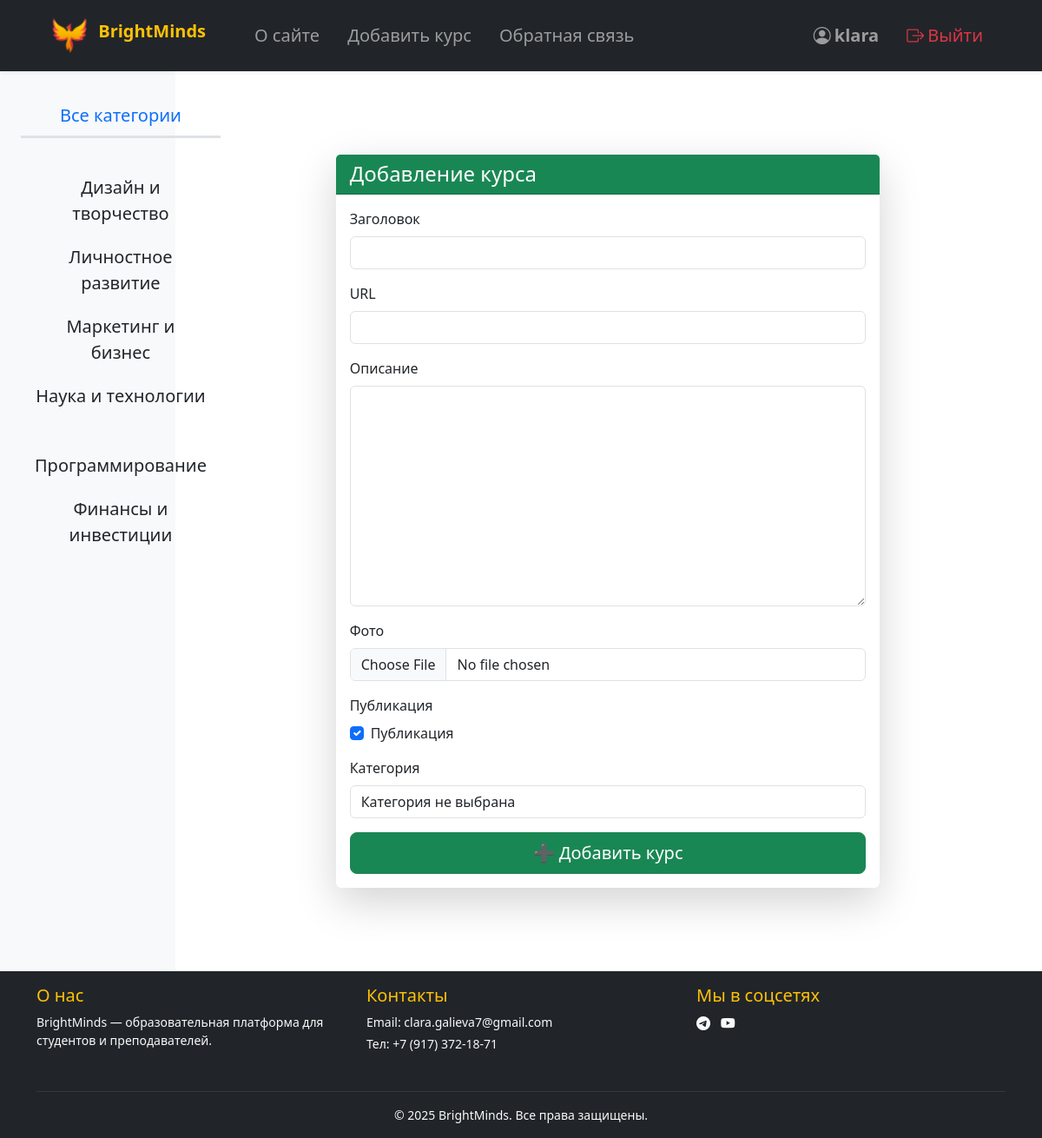
The app's page /add_course/ (signed in) with its own data.
### bmCourses/models.py (models this page shows)
class Category(models.Model):
    name = models.CharField(max_length=100, db_index=True, verbose_name='Название')
    slug = models.SlugField(max_length=255, unique=True, db_index=True, verbose_name='URL')
    def __str__(self):
        return self.name
    def get_absolute_url(self):
        return reverse('category', kwargs={'cat_slug': self.slug})
    class Meta:
        verbose_name = 'Категория'
        verbose_name_plural = 'Категории'
        ordering = ['id']

### bmCourses/views/courses/views.py (the view)
# urls.py: path('add_course/', AddCourse.as_view(), name='add_course'),
class AddCourse(LoginRequiredMixin, DataMixin, CreateView):
    form_class = AddCourseForm
    template_name = 'bmCourses/courses/add_course.html'
    success_url = reverse_lazy('home')
    login_url = reverse_lazy('home')
    raise_exception = True
    def get_context_data(self, *, object_list=None, **kwargs):
        context = super().get_context_data(**kwargs)
        c_def = self.get_user_context(title='Добавление курса')
        return context | c_def
    def get_form_kwargs(self):
        kwargs = super().get_form_kwargs()
        kwargs['user'] = self.request.user
        return kwargs

### bmCourses/forms.py
class AddCourseForm(forms.ModelForm):
    def __init__(self, *args, **kwargs):
        user = kwargs.pop('user', None)
        super().__init__(*args, **kwargs)
        self.fields['cat'].empty_label = 'Категория не выбрана'
        self.fields['user'].initial = user
        self.fields['user'].widget = forms.HiddenInput()
    class Meta:
        model = Course
        fields = ['title', 'slug', 'description', 'photo', 'is_published', 'cat', 'user']
        widgets = {
            'title': forms.TextInput(attrs={'class': 'form-input'}),
            'description': forms.Textarea(attrs={'cols': 60, 'rows': 10}),
            'slug': forms.TextInput(attrs={'class': 'form-input'}),
        }

### bmCourses/utils.py (called while the page is built)
    def get_user_context(self, **kwargs):
        context = kwargs
        cats = cache.get('cats')
        if not cats:
            cats = Category.objects.all().annotate(total=Count('course', filter=Q(course__is_published=True))).filter(total__gt=0)
            cache.set('cats', cats, 60)
        user_menu = menu.copy()
        if not self.request.user.is_authenticated:
            user_menu.pop(1)
        context['menu'] = user_menu
        context['cats'] = cats
        if 'cat_selected' not in context:
            context['cat_selected'] = 0
        return context

### bmCourses/templates/bmCourses/courses/add_course.html (shortened to what this page needs)
{% extends 'bmCourses/base/base.html' %}
{% load widget_tweaks %}
{% block content %}
<div class="container my-5">
    <div class="row justify-content-center">
        <div class="col-md-10 col-lg-8">
            <div class="card shadow-lg border-0">
                <div class="card-header bg-success text-white">
                    <h4 class="mb-0">{{ title }}</h4>
                </div>
                <div class="card-body">
                    <form action="{% url 'add_course' %}" method="post" enctype="multipart/form-data"
                          class="needs-validation" novalidate>
                        {% for f in form %}
                        {% if f.name != 'user' %}
                        <div class="mb-3">
                            <label for="{{ f.id_for_label }}" class="form-label">{{ f.label }}</label>
                            {% if f.name == "is_published" %}
                            <div class="form-check">
                                {{ f|add_class:"form-check-input" }}
                                <label class="form-check-label" for="{{ f.id_for_label }}">
                                    {{ f.label }}
                                </label>
                            </div>
                            {% else %}
                            {{ f|add_class:"form-control" }}
                            {% endif %}
                        </div>
                        {% endif %}
                        {% endfor %}
                        <div class="d-grid">
                            <button type="submit" class="btn btn-success btn-lg">➕ Добавить курс</button>
                        </div>
                    </form>
                </div>
            </div>
        </div>
    </div>
</div>
{% endblock %}

### bmCourses/templates/bmCourses/base/header.html (shortened to what this page needs)
<nav class="navbar navbar-expand-lg navbar-dark bg-dark shadow-sm fixed-top py-3 fs-5">
    <div class="container-fluid mx-5">
        <a class="navbar-brand fw-bold text-warning me-5" href="{% url 'home' %}">
            <div class="logo d-inline-block align-top me-2"></div>
            BrightMinds
        </a>
        <div class="collapse navbar-collapse justify-content-between" id="navbarNav">
            <ul class="navbar-nav">
                {% for m in menu %}
                <li class="nav-item">
                    <a class="nav-link {% if request.path == m.get_absolute_url %}active fw-semibold text-primary{% endif %} me-3"
                       href="{% url m.url_name %}">{{ m.title }}</a>
                </li>
                {% endfor %}
            </ul>
            <ul class="navbar-nav">
                {% if request.user.is_authenticated %}
                <li class="nav-item">
                    <a class="nav-link fw-semibold ms-3" href="{% url 'profile' request.user.username %}">
                        <i class="bi bi-person-circle me-1"></i>{{ request.user.username }}
                    </a>
                </li>
                <li class="nav-item">
                    <a class="nav-link text-danger ms-3" href="{% url 'logout' %}">
                        <i class="bi bi-box-arrow-right me-1"></i>Выйти
                    </a>
                </li>
                {% endif %}
            </ul>
        </div>
    </div>
</nav>

### bmCourses/templates/bmCourses/base/sidebar.html
<aside class="col-md-3 col-lg-2 bg-light sidebar text-center p-4 shadow-sm">
    <ul class="nav flex-column fs-5">
        {% if cat_selected == 0 %}
        <li class="nav-item selected mt-1">
            <span class="nav-link active text-primary border-bottom border-3">Все категории</span>
        </li>
        {% else %}
        <li class="nav-item mt-1">
            <a class="nav-link text-dark" href="{% url 'home' %}">Все категории</a>
        </li>
        {% endif %}
        {% for c in cats %}
        {% if c.id == cat_selected %}
        <li class="nav-item selected mt-1">
            <span class="nav-link active text-primary border-bottom border-3">{{ c.name }}</span>
        </li>
        {% else %}
        <li class="nav-item mt-1">
            <a class="nav-link text-dark" href="{{ c.get_absolute_url }}">{{ c.name }}</a>
        </li>
        {% endif %}
        {% endfor %}
    </ul>
</aside>

### bmCourses/static/bmCourses/css/styles.css (style rules this page uses)
html, body { height: 100%; }
.logo { background: url('../images/main.png') no-repeat center center; width: 40px; height: 40px; background-size: contain; }

### records on screen
Category: name "Дизайн и творчество"
Category: name "Личностное развитие"
Category: name "Маркетинг и бизнес"
Category: name "Наука и технологии"
Category: name "Программирование"
Category: name "Финансы и инвестиции"

### other values on screen
{{ m.title }} "О сайте" "Добавить курс" "Обратная связь"
{{ request.user.username }} "klara"
{{ title }} "Добавление курса"
{{ f.label }} "Заголовок" "URL" "Описание" "Фото" "Публикация" "Категория"
{{ f.label }} "Публикация"
